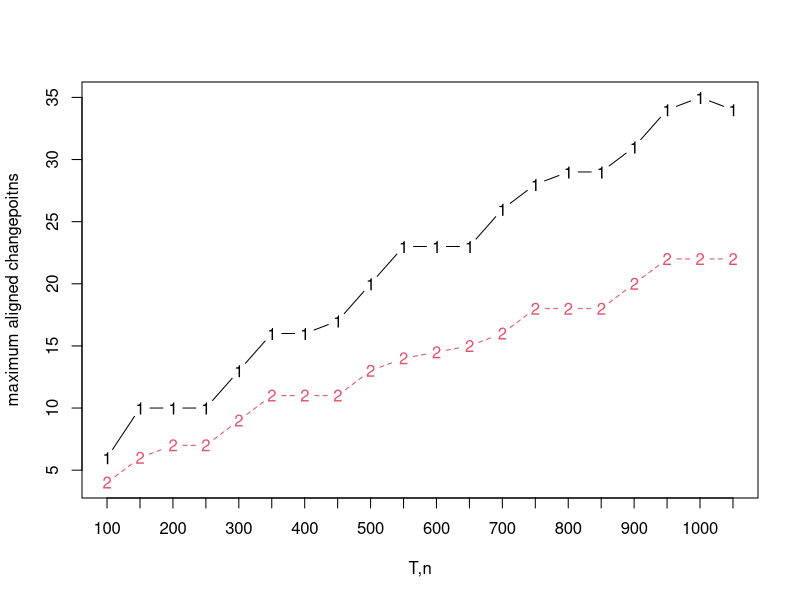
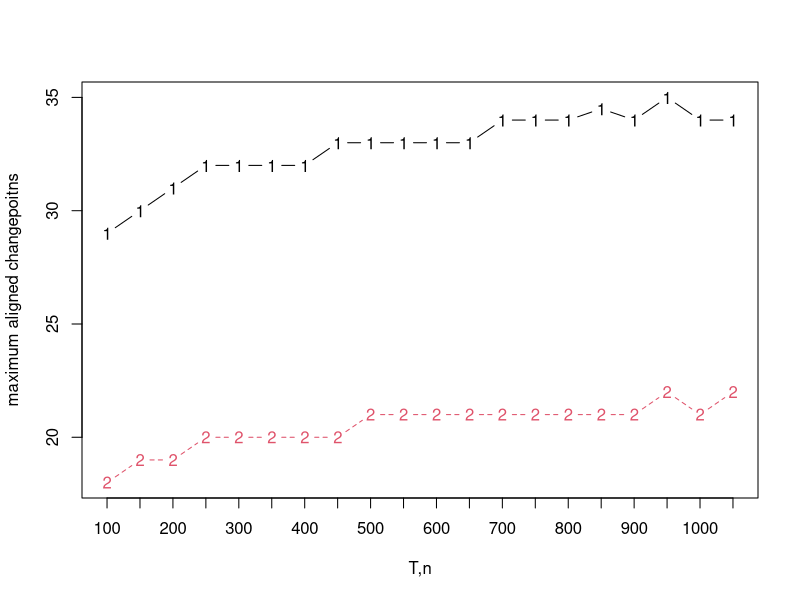

These charts were generated, in order, by the following R code: (Note: a time limit stopped this script after it produced the figures.)
max.cpt.alignment <- function(tt,n,N,cardinality,runs = 100) {
  
  #' @param tt int, time points to simulate
  #' @param n int, panel size
  #' @param N int, number of changepoints
  #' @param cardinality int, cardinality of common changepoint set
  #' @param runs int, number of runs over which to  average
  
  max.cpt.random <- c()
  max.cpt.factor <- c()
  
  for (r in 1:runs) {
    
    X <- matrix(0,n,tt)
    for (i in 1:n) X[i,sample(1:tt,min(N,tt))] <- 1 
    max.cpt.random <- c(max.cpt.random, max(apply(X,2,sum)))
    
    X <- matrix(0,n,tt)
    cpt.common <- sample(1:tt,min(cardinality,tt))
    for (i in 1:n) X[i,sample(cpt.common,min(N,length(cpt.common)))] <- 1
    max.cpt.factor <- c(max.cpt.factor, max(apply(X,2,sum)))
    
  }
  
  return(list(max.random = median(max.cpt.random), 
              max.factor = median(max.cpt.factor)))
}



#--------------------------------------
# N. changepoints = diverging linearly
# set cardinatity = diverging linearly
#--------------------------------------

params <- as.list(data.frame(rbind(
  seq(from = 100, to = 1050, by = 50), # panel dimensions
  round(0.01*seq(from = 100, to = 1050, by = 50)), # numer of changepoints
  round(0.5*seq(from = 100, to = 1050, by = 50)) # cardinality of 
  )))

max.random <- c()
max.factor <- c()

for (param in params){
  
  res <- max.cpt.alignment(tt = param[1], n = param[1], N = param[2], cardinality = param[3])
  
  max.random <- c(max.random, res$max.random)
  max.factor <- c(max.factor, res$max.factor)
  
  cat("\r","calculated T = ", paste0(param[1]))
  
}

matplot(cbind(max.factor,max.random), 
        type = "b",
        xlab = "T,n",
        ylab = "maximum aligned changepoitns", 
        xaxt = "n"
)
axis(1, at = 1:20, seq(from = 100, to = 1050, by = 50))



#--------------------------------------
# N. changepoints = fixed
# set cardinatity = diverging linearly
#--------------------------------------

params <- as.list(data.frame(rbind(
  seq(from = 100, to = 1050, by = 50), # panel dimensions
  rep(10,20), # numer of changepoints
  round(0.5*seq(from = 100, to = 1050, by = 50)) # cardinality of common cpt set
)))

max.random <- c()
max.factor <- c()

for (param in params){
  
  res <- max.cpt.alignment(tt = param[1], n = param[1], N = param[2], cardinality = param[3])
  
  max.random <- c(max.random, res$max.random)
  max.factor <- c(max.factor, res$max.factor)
  
  cat("\r","calculated T = ", paste0(param[1]))
  
}

matplot(cbind(max.factor,max.random), 
        type = "b",
        xlab = "T,n",
        ylab = "maximum aligned changepoitns", 
        xaxt = "n"
)
axis(1, at = 1:20, seq(from = 100, to = 1050, by = 50))



#---------------------------------------------
# N. changepoints = fixed
# set cardinatity = diverging lOgaraithmically
#---------------------------------------------

params <- as.list(data.frame(rbind(
  seq(from = 100, to = 1050, by = 50), # panel dimensions
  rep(10,20), # numer of changepoints
  round(10*log(seq(from = 100, to = 1050, by = 50))) # cardinality of common cpt set
)))

max.random <- c()
max.factor <- c()

for (param in params){
  
  res <- max.cpt.alignment(tt = param[1], n = param[1], N = param[2], cardinality = param[3])
  
  max.random <- c(max.random, res$max.random)
  max.factor <- c(max.factor, res$max.factor)
  
  cat("\r","calculated T = ", paste0(param[1]))
  
}

matplot(cbind(max.factor,max.random), 
        type = "b",
        xlab = "T,n",
        ylab = "maximum aligned changepoitns", 
        xaxt = "n"
)
axis(1, at = 1:20, seq(from = 100, to = 1050, by = 50))



#-----------------------------------
# Finding the number of factors
# by ranking changepoint alignments
#-----------------------------------

N <- 10
n <- 500
tt <- 500
error <- 50
runs <- 100
cardinality <- 50


# no factor structure

res <- matrix(0,runs,tt)

for (r in 1:runs) {
  
  X <- matrix(0,n,tt)
  for (i in 1:n) X[i,sample(1:tt,N+rpois(1,error))] <- 1
  
  res[r,] <- sort(apply(X,2,sum))
}

matplot(t(res),
        xlab = "column", 
        ylab = "No. aligned changepoints",
        type = "l")

# factor structure

error <- 0 
res <- matrix(0,runs,tt)

for (r in 1:runs) {
  
  common <- sample(1:tt,cardinality)
  X <- matrix(0,n,tt)
  
  for (i in 1:n) {
    cpt <- c(sample(common,N),
             sample(setdiff(1:tt,common),rpois(1,error)))
    X[i,cpt] <- 1
  }
  
  res[r,] <- sort(apply(X,2,sum))
}

matplot(t(res),
        main = "Factor structure", 
        xlab = "column", 
        ylab = "No. aligned changepoints",
        type = "l")

abline( v = tt - cardinality, col = "red")



# factor structure + idiosyncratic changepoints

error <- 50 
res <- matrix(0,runs,tt)

for (r in 1:runs) {
  
  common <- sample(1:tt,cardinality)
  X <- matrix(0,n,tt)
  
  for (i in 1:n) {
    cpt <- c(sample(common,N),
             sample(setdiff(1:tt,common),rpois(1,error)))
    X[i,cpt] <- 1
  }
  
  res[r,] <- sort(apply(X,2,sum))
}

matplot(t(res),
        xlab = "column", 
        ylab = "No. aligned changepoints",
        type = "l")

abline( v = tt - cardinality, col = "red")
